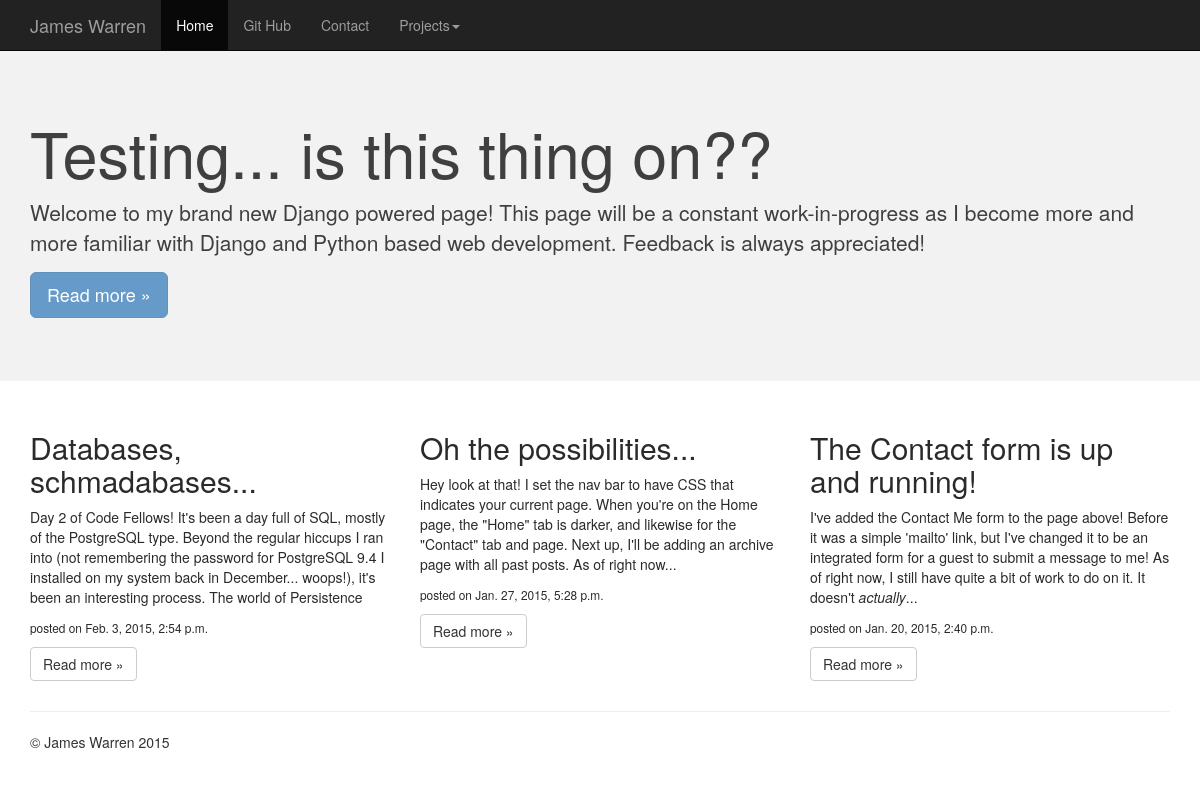
Before: / with the older database file.
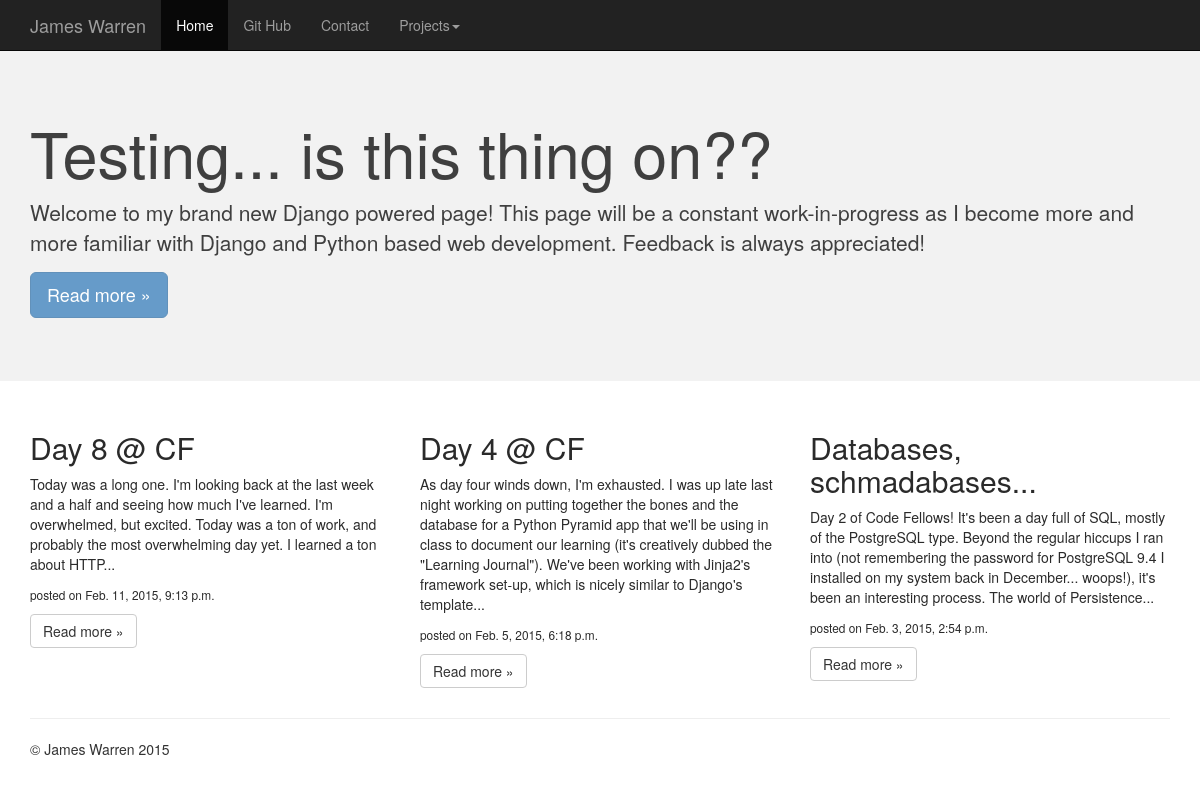
After: the same page with the newer database file.
### blog/models.py (models this page shows, shortened)
class BlogPost(models.Model):
    class Meta:
        verbose_name_plural = "Blog Posts"
    title = models.CharField('Title', max_length=120)
    post = models.TextField('Content')
    blurb = models.TextField('Blurb')
    created = models.DateTimeField('Created', auto_now_add=True, auto_now=False)
    display = models.BooleanField('Display on Home Page?', default=False)
    heading = models.BooleanField('Display as Heading?', default=False)

### blog/views.py (the view)
# urls.py: url(r'^$', views.index, name='index'),
def index(request):
    return render(request, 'base.html', {
        'posts': BlogPost.objects.filter(display=True).order_by('created')[::-1],
        'heading': BlogPost.objects.filter(heading=True).order_by('created')[0]
        })

### blog/templates/base.html (shortened to what this page needs)
{% extends 'base_site.html' %}
{% block nav %}
        <div id="navbar" class="navbar-collapse collapse">
          <ul class="nav navbar-nav">
            <li class="active"><a href="/">Home</a></li>
            <li><a href="http://www.github.com/jwarren116" target="_blank">Git Hub</a></li>
            <li><a href="/contact">Contact</a></li>
            <li class="dropdown">
              <a href="#" class="dropdown-toggle" data-toggle="dropdown" role="button" aria-expanded="false">Projects<span class="caret"></span></a>
            </li>
          </ul>
        </div>
{% endblock %}
{% block content %}
    <div class="jumbotron">
      <div class="container">
      {% if heading %}
        <h1>{{ heading.title }}</h1>
        <p>{{ heading.blurb|safe }}</p>
        <p><a class="btn btn-primary btn-lg" href="{% url 'entry' heading.id %}" role="button">Read more &raquo;</a></p>
      </div>
      {% endif %}
    </div>
    <div class="container">
      <div class="row">
      {% if posts %}
        {% for item in posts %}
        <div class="col-md-4">
          <h2>{{ item.title }}</h2>
          <p>{{ item.blurb|safe }}</p>
          <p><small>posted on {{ item.created }}</small></p>
          <p><a class="btn btn-default" href="{% url 'entry' item.id %}" role="button">Read more &raquo;</a></p>
        </div>
        {% endfor %}
      {% endif %}
      </div>
    </div>
{% endblock %}

### blog/templates/base_site.html (shortened to what this page needs)
<!DOCTYPE html>
<html lang="en">
  <head>
    <link href="../static/css/bootstrap.min.css" rel="stylesheet">
    <link href="../static/css/jumbotron.css" rel="stylesheet">
  </head>
<div>
  <body role="document">
    <nav class="navbar navbar-inverse navbar-fixed-top">
      <div class="container">
        <div class="navbar-header">
          <a class="navbar-brand active">James Warren</a>
        </div>
{% block nav %}
{% endblock %}
      </div>
    </nav>
{% block content %}
{% endblock %}
    <div class="container">
        <hr>
      <footer>
        <p>&copy; James Warren 2015</p>
      </footer>
    </div>
    </body>
  </div>
</html>

### blog/static/blog/css/jumbotron.css (style rules this page uses)
body { padding-top: 50px; padding-bottom: 20px; }

Changed rows visible on the page:
no longer on this page (row edited): BlogPost: title "Oh the possibilities...", blurb "Hey look at that! I set the nav bar to have CSS that indicates your current page. When you're on the Home page, the \"Home\" tab is darker, and likewise for the \"Contact\" tab and page. Next up, I'll be adding an archive page with all past posts. As of right now...", created "Jan. 27, 2015, 5:28 p.m."
no longer on this page (row edited): BlogPost: title "The Contact form is up and running!", blurb "I've added the Contact Me form to the page above! Before it was a simple 'mailto' link, but I've changed it to be an integrated form for a guest to submit a message to me! As of right now, I still have quite a bit of work to do on it. It doesn't actually ...", created "Jan. 20, 2015, 2:40 p.m."
added BlogPost: title "Day 8 @ CF", blurb "Today was a long one. I'm looking back at the last week and a half and seeing how much I've learned. I'm overwhelmed, but excited. Today was a ton of work, and probably the most overwhelming day yet. I learned a ton about HTTP...", created "Feb. 11, 2015, 9:13 p.m."
added BlogPost: title "Day 4 @ CF", blurb "As day four winds down, I'm exhausted. I was up late last night working on putting together the bones and the database for a Python Pyramid app that we'll be using in class to document our learning (it's creatively dubbed the \"Learning Journal\"). We've been working with Jinja2's framework set-up, which is nicely similar to Django's template...", created "Feb. 5, 2015, 6:18 p.m."
changed BlogPost "Databases, schmadabases...": blurb "…process. The world of Persistence" → "…process. The world of Persistence..."
